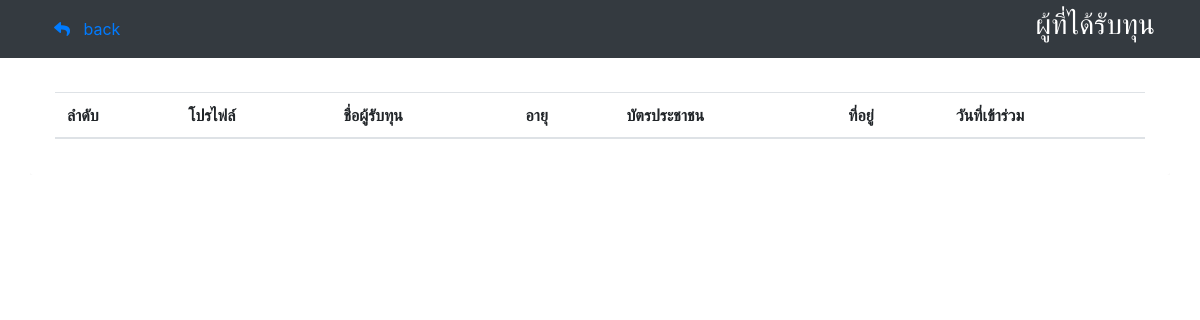
The page /officer/getting_a_scholarship.php?id_patron=13 (signed in) on the database as committed earlier.
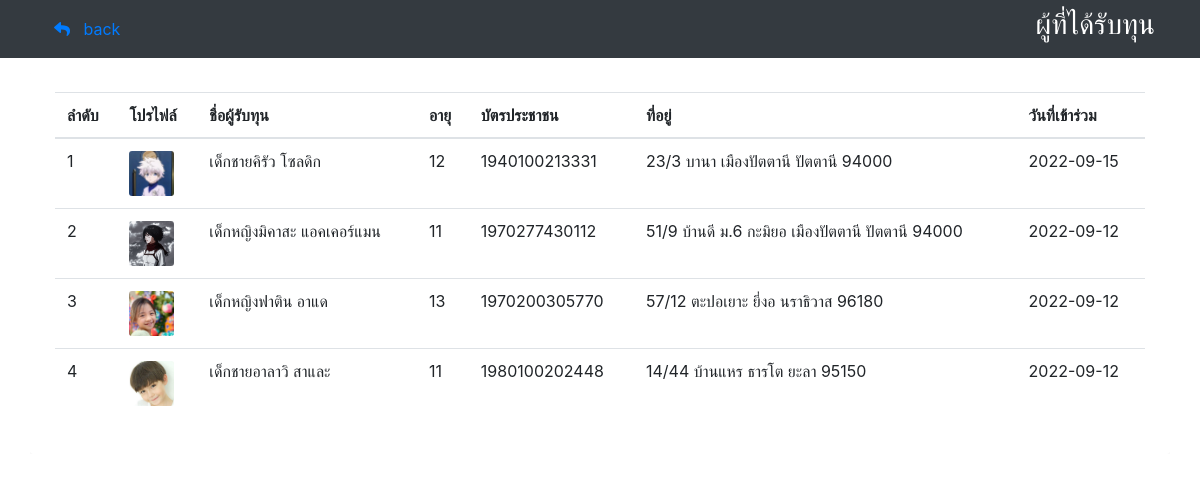
The same page on the database as committed later.
### tables this page shows
CREATE TABLE `patron_scholarship` (
  `id_scholarship` int(11) NOT NULL,
  `id_patrons` int(11) NOT NULL,
  `id_grantee` int(11) NOT NULL,
  `entry_date` date NOT NULL
);

CREATE TABLE `formone_orphan_record` (
  `id_orphan` int(11) NOT NULL,
  `day_add_record` date NOT NULL,
  `title_me` varchar(15) NOT NULL,
  `first_name_me` varchar(150) NOT NULL,
  `last_name_me` varchar(120) NOT NULL,
  `berd_day_me` date NOT NULL,
  `age_me` int(11) NOT NULL,
  `heigh_me` int(11) NOT NULL,
  `weigth_me` int(11) NOT NULL,
  `blood_group_me` varchar(5) NOT NULL,
  `card_id` varchar(20) NOT NULL,
  `call_me` varchar(15) NOT NULL,
  `siblings_number` int(7) NOT NULL,
  `me_number` int(5) NOT NULL,
  `profile_orphan` varchar(140) NOT NULL
);

### function/component-officer.php (the view, shortened to what this page needs)
<?php
function navbarSizeTrue($location,$logo, $fullname, $profile){
  $size = "
      <nav class=\"navbar navbar-tp fixed-top navbar-expand-md navbar-dark bg-dark row\">
        <div class=\"container\">
            <a href=\"$location\" class=\"btn btn-red btn-sm\" style=\"font-size: 1em;\">
              <i class=\"fas fa-reply mt-0\"></i> &nbsp; back
            </a>
            <div class=\"ml-auto\">
              <p class=\"h3 text-white text-uppercase d-none d-lg-inline-block font-thi\">$logo</p>
            </div>
        </div>
      </nav>
  ";
  echo $size;
}
  function showDataScholarshipt($numbar, $idscholarshipt, $photo, $namegrantee, $age, $cardId, $entrydate,$fullAddr){
    $showScholarshipt = "
      <tr class=\"classDataList tr-shadow\">
        <td>$numbar</td>
        <td>
          <div class=\"account-item account-item--style2 clearfix js-item-menu\">
              <div class=\"image\">
                  <img src=\"../officer/backend/data/orphan-information/$photo\" alt=\"\" />
              </div>
          </div>
        </td>
        <td>$namegrantee</td>
        <td>$age</td>
        <td>$cardId</td>
        <td id=\"getNumber\">$fullAddr</td>
        <td>$entrydate</td>
      </tr>
    ";
    echo $showScholarshipt;
  }
?>

### officer/getting_a_scholarship.php (shortened to what this page needs)
<?php
include_once("../function/component-officer.php");
include_once("../function/config.php");
include_once("../function/link.php");
 if(!isset($_SESSION['users'])){
      echo "
            <script>
                alert('pless your login');
                window.location = '../index.php';
            </script>
        ";
 }else{
    $fullname = $_SESSION['users']['fullname'];
    $profile = $_SESSION['users']['photo'];
?>
<!DOCTYPE html>
<html lang="en">
<head>
    <link rel="stylesheet" href="../assets/scss/navigationTrue-a-j.scss">
    <link rel="stylesheet" href="../assets/scss/navbarsizeTrue.scss">
</head>
<body class="">
        <?php
            navbarSizeTrue('patrons.php','ผู้ที่ได้รับทุน',$fullname,$profile);
            $id_patron = $_GET['id_patron'];
        ?>
        <main class="page-content mt-0">
            <br><br><br>
            <div class="container-fluid d-flex">
                <div class="col-md-12">
                    <div class="table-responsive">
                        <div class="table-wrapper">
                            <table class="table table-data2">
                                <thead>
                                    <tr>
                                        <th>ลำดับ</th>
                                        <th>โปรไฟล์</th>
                                        <th>ชื่อผู้รับทุน</th>
                                        <th>อายุ</th>
                                        <th>บัตรประชาชน</th>
                                        <th>ที่อยู่</th>
                                        <th>วันที่เข้าร่วม</th>
                                    </tr>
                                </thead>
                                <tbody>
                                    <?php
                                        $selectQl = "SELECT * FROM patron_scholarship LEFT JOIN formone_orphan_record ON patron_scholarship.id_grantee = formone_orphan_record.id_orphan LEFT JOIN formtrue_orphan_school ON formtrue_orphan_school.getid_jion_orphan = patron_scholarship.id_grantee WHERE id_patrons='$id_patron'";
                                        $querysql = mysqli_query($conn, $selectQl)or die(mysqli_error());
                                          foreach($querysql as $i => $res){
                                              $fullnames = join(array($res['title_me'],$res['first_name_me']," ",$res['last_name_me']));
                                              $fulladdress = join(array($res['home_id']," ",$res['district_home']," ",$res['amphoe_home']," ",$res['province_home']," ",$res['zipcode_home']));
                                            showDataScholarshipt(($i + 1),$res['id_scholarship'],$res['profile_orphan'],$fullnames,$res['age_me'],$res['card_id'],$res['entry_date'],$fulladdress);
                                          }
                                    ?>
                                </tbody>
                            </table>
                        </div>
                    </div>
                </div>
            </div>
        </main>
</body>
</html>
<?php
 }
?>

Rows that differ between the two databases and show on the page:
added patron_scholarship: numbar "1", formone_orphan_record.profile_orphan (picture), namegrantee "เด็กชายคิรัว โซลดิก", formone_orphan_record.age_me "12", formone_orphan_record.card_id "1940100213331", fullAddr "23/3 บานา เมืองปัตตานี ปัตตานี 94000", entry_date "2022-09-15"
added patron_scholarship: numbar "2", formone_orphan_record.profile_orphan (picture), namegrantee "เด็กหญิงมิคาสะ แอคเคอร์แมน", formone_orphan_record.age_me "11", formone_orphan_record.card_id "1970277430112", fullAddr "51/9 บ้านดี ม.6 กะมิยอ เมืองปัตตานี ปัตตานี 94000", entry_date "2022-09-12"
added patron_scholarship: numbar "3", formone_orphan_record.profile_orphan (picture), namegrantee "เด็กหญิงฟาติน อาแด", formone_orphan_record.age_me "13", formone_orphan_record.card_id "1970200305770", fullAddr "57/12 ตะปอเยาะ ยี่งอ นราธิวาส 96180", entry_date "2022-09-12"
added patron_scholarship: numbar "4", formone_orphan_record.profile_orphan (picture), namegrantee "เด็กชายอาลาวิ สาและ", formone_orphan_record.age_me "11", formone_orphan_record.card_id "1980100202448", fullAddr "14/44 บ้านแหร ธารโต ยะลา 95150", entry_date "2022-09-12"
